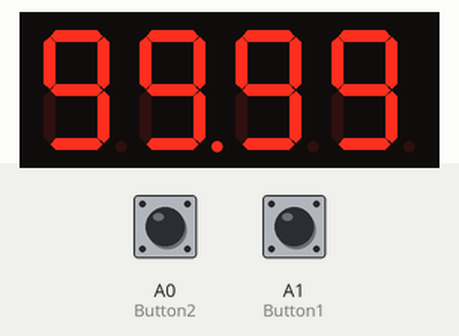
The program below on a simulated Arduino Uno, built with avr-gcc and run on an emulated ATmega328P. On the bench: 4-digit seven-segment display. The test bench sets the inputs (shaded band); at power-on: A1 (Button1) HIGH, A0 (Button2) HIGH.

Above: at 1.2 s.
1.3 s: A1 (Button1) pulled LOW for 3.2 s
At 4.55 s:
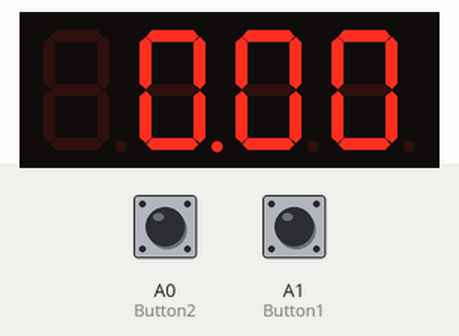
Timing chart, 0 to 6.0 s (numbered marks = the images above; inputs shaded):
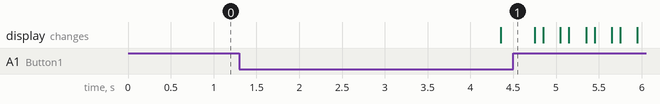

Measured:
- after the input at 1.3 s, the display: changes after 3.1 s (image 1)

The program:

main.cpp
```cpp
#include "SevSeg.h"
#include "OneButton.h"
SevSeg sevseg; //Initiate a seven segment controller object

unsigned long timerStart = 0;
int timer = 0;
int highScore = 9999;

int Button2 = A0;

int DisplayState = 0;
//0 is highscore, 1 is 00:00, 2 is timer, 3 is blinking time at end, 4 is blinking time NEW HIGH SCORE

OneButton Button1 = OneButton (
    A1,
    true,
    true
);

unsigned long ButtonHitMillis = 0;

void setup() {
    byte numDigits = 4;
    // byte digitPins[] = {2, 3, 4, 5}; //Original Wiring
    byte digitPins[] = {7, 4, 3, 13}; //Custom Shield Wiring
    // byte segmentPins[] = {6, 7, 8, 9, 10, 11, 12, 13}; //Original Wiring
    byte segmentPins[] = {6, 2, 11, 9, 8, 5, 12, 10}; //Custom Shield Wiring
    bool resistorsOnSegments = 0;

    pinMode(Button2, INPUT_PULLUP);

    // variable above indicates that 4 resistors were placed on the digit pins.
    // set variable to 1 if you want to use 8 resistors on the segment pins.
    sevseg.begin(COMMON_CATHODE, numDigits, digitPins, segmentPins, resistorsOnSegments);
    sevseg.setBrightness(90);

    Button1.attachPress([]() {
        if (DisplayState != 2) DisplayState = 0;
    });

    Button1.attachLongPressStart([]() {
        DisplayState = 1;
    });

    Button1.attachLongPressStop([]() {
        DisplayState = 2;
        timerStart = millis();
    });

    Button1.setPressMs(3000);
}

void runTimer() {
    timer = (millis()-timerStart)/10;
}

void loop() {
    if (DisplayState==2) {
        runTimer();
        sevseg.setNumber(timer, 2);
    } else if (DisplayState==3) {
        if (timer <= highScore) {
            highScore = timer;

            if ((millis()-ButtonHitMillis)/10%30 < 20) {
                sevseg.setNumber(timer, 2);
            } else {
                sevseg.blank();
            }

        } else {
            if ((millis()-ButtonHitMillis)/10%150 < 125) {
                sevseg.setNumber(timer, 2);
            } else {
                sevseg.blank();
            }
        }

    } else if (DisplayState == 0) {
        sevseg.setNumber(highScore, 2);
    } else if (DisplayState == 1) {
        timer = 0;
        sevseg.setNumber(timer, 2);
    }

    sevseg.refreshDisplay(); // Must run repeatedly

    if (digitalRead(Button2)==HIGH) {
        if (DisplayState==2) {
            DisplayState = 3;
            ButtonHitMillis = millis();
        }
    }

    Button1.tick();
}
```
